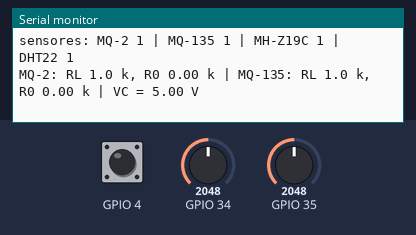
Simulated run of this sketch. Board: ESP32. Parts: the last lines printed to the serial monitor. The inputs (shaded band) are chosen by the test bench; at power-on: GPIO 34 = 2048, GPIO 35 = 2048, GPIO 4 HIGH.

Above: at 1.2 s.
1.3 s: GPIO 34 set to 3603
4.3 s: GPIO 35 set to 3603
At 6.2 s:
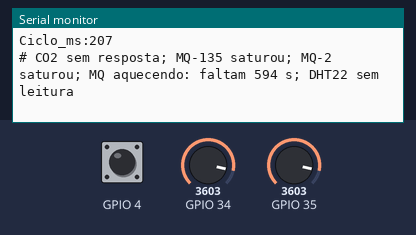
6.7 s: GPIO 34 set to 2866
9.7 s: GPIO 35 set to 2866
At 11.3 s:
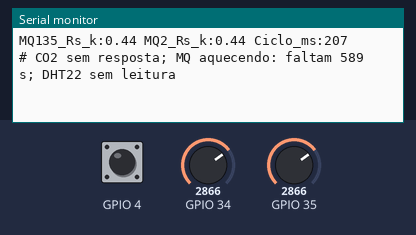
11.7 s: GPIO 34 set to 4095
14.7 s: GPIO 35 set to 80
At 16.2 s:
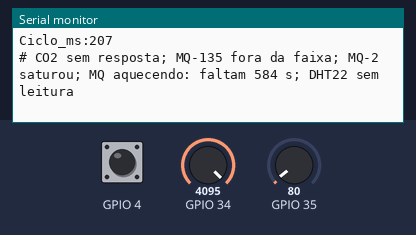

Measured:
- after the input at 4.3 s, the serial monitor: prints a new line after 0.91 s (image 1)
- after the input at 9.7 s, the serial monitor: prints a new line after 0.51 s (image 2)
- after the input at 14.7 s, the serial monitor: prints a new line after 0.51 s (image 3)

The sketch:

m5a_monitor_celular.ino
```cpp
/*
  Guia de montagem do monitor de ar - Etapa 5A: os quatro sensores no mesmo ESP32, no celular
  Placa: DOIT ESP32 DEVKIT V1 (30 pinos)    Bibliotecas: nenhuma extra
  Arquivos extras na mesma pasta: sensores_ar.h, monitor_wifi.h, pagina_web.h

  O ESP32 cria a propria rede Wi-Fi (modo ponto de acesso). Sem roteador e sem servidor:
     celular -> Wi-Fi "Ar-Monitor" (senha 12345678) -> navegador -> http://192.168.4.1
     dados brutos em JSON:                                     http://192.168.4.1/dados

  Ligacoes, sensores usados e calibracao: tudo no sensores_ar.h.

  Para que serve esta etapa:
   1. Conferir a montagem completa com a fonte de 5 V, antes de depender da rede.
   2. Medir o R0 dos dois MQ NESTA montagem: com R0 = 0, a pagina mostra o Rs de cada um e o
      Monitor Serial (115200) escreve a media de 5 minutos. Em ar limpo, essa media e o R0.
   3. Medir quanto tempo leva uma rodada de leituras (item "Ciclo", em ms).
  O zero do MH-Z19C com a fonte definitiva e feito com o sketch m3a_co2_celular (Parte 3),
  gravado nesta mesma montagem: os pinos sao os mesmos.
*/
#include "sensores_ar.h"
#include "monitor_wifi.h"

// ------------------------------------------------------------------ ajustes
const unsigned long INTERVALO_MS = 5000;         // uma rodada a cada 5 s (no m5b: 10 s)
const int CO2_ALERTA_PPM = 1000;                 // ANVISA RE 9/2003
const float MQ2_ALERTA = 0.50, MQ135_ALERTA = 0.70;   // Rs/R0 (referencias do curso)
const int LEITURAS_POR_MEDIA = 60;               // 60 x 5 s = 5 min
// ---------------------------------------------------------------------------

unsigned long ultima = 0;
uint32_t cicloMaxMs = 0;
int ultimoCO2 = 0;                               // mantem o valor principal se uma leitura falhar
double somaRs2 = 0, somaRs135 = 0;
int nRs2 = 0, nRs135 = 0, nMedia = 0;

// acrescenta um item ao JSON da pagina
void junta(String &itens, const String &novo) {
  if (itens.length()) itens += ",";
  itens += novo;
}
// acrescenta um aviso a mensagem da pagina
void avisa(String &msg, const String &novo) {
  if (msg.length()) msg += "; ";
  msg += novo;
}

// item de um MQ: Rs/R0 se o R0 ja foi medido, senao o Rs; devolve true se ha gas
bool itemMq(String &itens, String &msg, const char* nome, float rs, uint32_t mv,
            float r0, float limiar) {
  if (isnan(rs)) {
    junta(itens, item((String(nome) + " pino").c_str(), mv, "mV"));
    avisa(msg, String(nome) + (mv > MAIOR_MV ? " saturou" : " fora da faixa"));
    return mv > MAIOR_MV;
  }
  if (r0 <= 0 || !mqAquecidos()) {
    junta(itens, item((String(nome) + " Rs").c_str(), rs, "kOhm"));
    return false;
  }
  float razao = rs / r0;
  junta(itens, item(nome, razao, "Rs/R0"));
  if (razao < limiar) avisa(msg, String(nome) + ": gas ou ar alterado");
  return razao < limiar;
}

void setup() {
  Serial.begin(115200);
  sensoresIniciar();
  monitorIniciar("Ar-Monitor");
  Serial.printf("partida: %s\n", motivoDaPartida());
  Serial.printf("sensores: MQ-2 %d | MQ-135 %d | MH-Z19C %d | DHT22 %d\n",
                USAR_MQ2, USAR_MQ135, USAR_CO2, USAR_DHT22);
  Serial.printf("MQ-2: RL %.1f k, R0 %.2f k | MQ-135: RL %.1f k, R0 %.2f k | VC = %.2f V\n",
                RL_MQ2_KOHM, R0_MQ2_KOHM, RL_MQ135_KOHM, R0_MQ135_KOHM, TENSAO_DOS_MQ);
}

void loop() {
  monitorAtender();
  if (millis() - ultima < INTERVALO_MS) return;
  ultima = millis();

  LeituraAr l = lerSensores();
  if (l.duracaoMs > cicloMaxMs) cicloMaxMs = l.duracaoMs;
  String itens, msg, linha;
  bool alerta = false;

#if USAR_CO2
  if (l.co2 <= 0) {                      // falhou: o valor principal fica no ultimo CO2 lido
    junta(itens, item("CO2", ultimoCO2, "ppm"));
    avisa(msg, "CO2 sem resposta");
    alerta = true;
  } else {
    ultimoCO2 = l.co2;
    junta(itens, item("CO2", l.co2, "ppm"));
    linha += "CO2_ppm:" + String(l.co2) + " ";
    if (!co2Aquecido()) avisa(msg, "CO2 aquecendo");
    else if (l.co2 >= FAIXA_CO2_PPM) { avisa(msg, "CO2 no fundo de escala"); alerta = true; }
    else if (l.co2 > CO2_ALERTA_PPM) { avisa(msg, "CO2 alto: ventile"); alerta = true; }
  }
#endif
#if USAR_MQ135
  alerta |= itemMq(itens, msg, "MQ-135", l.rsMq135, l.mvMq135, R0_MQ135_KOHM, MQ135_ALERTA);
  if (!isnan(l.rsMq135)) linha += "MQ135_Rs_k:" + String(l.rsMq135, 2) + " ";
#endif
#if USAR_MQ2
  alerta |= itemMq(itens, msg, "MQ-2", l.rsMq2, l.mvMq2, R0_MQ2_KOHM, MQ2_ALERTA);
  if (!isnan(l.rsMq2)) linha += "MQ2_Rs_k:" + String(l.rsMq2, 2) + " ";
#endif
#if USAR_MQ2 || USAR_MQ135
  if (!mqAquecidos())
    avisa(msg, "MQ aquecendo: faltam " + String((PREAQUECIMENTO_MQ_MS - millis()) / 1000) + " s");
#endif
#if USAR_DHT22
  if (isnan(l.temperatura)) { avisa(msg, "DHT22 sem leitura"); alerta = true; }
  else {
    junta(itens, item("Temperatura", l.temperatura, "C"));
    junta(itens, item("Umidade", l.umidade, "%"));
    linha += "Temp_C:" + String(l.temperatura, 1) + " Umid_%:" + String(l.umidade, 1) + " ";
  }
#endif
  junta(itens, item("Ciclo", l.duracaoMs, "ms"));
  junta(itens, item("Ciclo maximo", cicloMaxMs, "ms"));
  linha += "Ciclo_ms:" + String(l.duracaoMs);
  Serial.println(linha);                 // linha "nome:valor" para o Plotter Serial
  if (msg.length()) Serial.println("# " + msg);
  monitorPublicar(jsonMonitor("Monitor de ar - 4 sensores", itens, alerta,
                              msg.length() ? msg : "tudo normal"));

  // media de 5 min dos Rs, depois do aquecimento: em ar limpo, e o R0 de cada MQ
#if USAR_MQ2 || USAR_MQ135
  if (mqAquecidos()) {
    if (!isnan(l.rsMq2)) { somaRs2 += l.rsMq2; nRs2++; }
    if (!isnan(l.rsMq135)) { somaRs135 += l.rsMq135; nRs135++; }
    if (++nMedia >= LEITURAS_POR_MEDIA) {
      Serial.printf("# media de 5 min: Rs MQ-2 = %.2f k (%d leituras) | Rs MQ-135 = %.2f k (%d)\n",
                    nRs2 ? somaRs2 / nRs2 : 0.0, nRs2,
                    nRs135 ? somaRs135 / nRs135 : 0.0, nRs135);
      Serial.println("#   em ar limpo, com os sensores estabilizados, esses valores sao os R0");
      somaRs2 = somaRs135 = 0; nRs2 = nRs135 = nMedia = 0;
    }
  }
#endif
}
```

monitor_wifi.h
```cpp
/*
  monitor_wifi.h - servidor web comum (ESP32). Copie junto com pagina_web.h para a pasta do sketch.

  Uso no sketch:
     #include "monitor_wifi.h"
     void setup() { ... monitorIniciar("Sensor-DS18B20"); }
     void loop()  { monitorAtender(); ...; monitorPublicar(json); }
  monitorPublicar recebe o JSON pronto (veja pagina_web.h). A pagina fica em http://192.168.4.1
*/
#pragma once
#include <WiFi.h>
#include <WebServer.h>
#include "pagina_web.h"

static WebServer _servidor(80);
static String _ultimoJson = "{\"titulo\":\"aguardando\",\"itens\":[{\"n\":\"-\",\"v\":0,\"u\":\"\"}],\"alerta\":false,\"msg\":\"\"}";

static void _rotaPagina() { _servidor.send_P(200, "text/html; charset=utf-8", PAGINA_HTML); }
static void _rotaDados()  { _servidor.send(200, "application/json", _ultimoJson); }

void monitorIniciar(const char* nomeRede, const char* senha = "12345678") {
  WiFi.softAP(nomeRede, senha);
  Serial.print("Rede Wi-Fi: "); Serial.print(nomeRede); Serial.print("  senha: "); Serial.print(senha);
  Serial.print("  ->  abra http://"); Serial.println(WiFi.softAPIP());
  _servidor.on("/", _rotaPagina);
  _servidor.on("/dados", _rotaDados);
  _servidor.begin();
}
void monitorAtender() { _servidor.handleClient(); }
void monitorPublicar(const String& json) { _ultimoJson = json; }

// ajuda para montar o JSON:  item("Temperatura", 24.5, "C")
String item(const char* nome, float valor, const char* unidade) {
  if (isnan(valor)) valor = 0;
  return "{\"n\":\"" + String(nome) + "\",\"v\":" + String(valor, 2) + ",\"u\":\"" + String(unidade) + "\"}";
}
String jsonMonitor(const char* titulo, const String& itens, bool alerta, const String& msg = "") {
  return "{\"titulo\":\"" + String(titulo) + "\",\"itens\":[" + itens + "],\"alerta\":" + (alerta ? "true" : "false") + ",\"msg\":\"" + msg + "\"}";
}
```

pagina_web.h
```cpp
/*
  pagina_web.h - pagina HTML comum a todos os monitores Wi-Fi desta sequencia (ESP32).
  Copie este arquivo para a pasta de cada sketch ESP32 (a IDE abre como uma aba).

  A pagina pede /dados a cada 2 s. O sketch responde um JSON com uma lista de grandezas:
    {"titulo":"DS18B20","itens":[{"n":"Temperatura","v":24.5,"u":"C"},...],"alerta":false}
  O primeiro item vira o grafico (ultimos 120 pontos).
*/
#pragma once

const char PAGINA_HTML[] PROGMEM = R"HTML(
<!DOCTYPE html><html lang="pt-br"><head><meta charset="utf-8"><meta name="viewport" content="width=device-width,initial-scale=1">
<title>Monitor ESP32</title>
<style>
 body{font-family:sans-serif;background:#111;color:#eee;margin:0;padding:14px;text-align:center}
 .card{background:#222;border-radius:12px;padding:14px;margin:10px auto;max-width:520px}
 .grande{font-size:2.6em;font-weight:bold} .u{font-size:.5em;color:#aaa}
 .itens{display:flex;flex-wrap:wrap;justify-content:center;gap:10px}
 .item{background:#333;border-radius:8px;padding:8px 12px;min-width:110px}
 .item b{display:block;font-size:1.3em}
 #alerta{padding:8px;border-radius:8px;margin-top:8px} .ok{background:#2a2} .al{background:#c22;animation:p 1s infinite}
 @keyframes p{50%{opacity:.4}} canvas{width:100%;height:200px;background:#000;border-radius:8px}
</style></head><body>
<h2 id="titulo">Monitor</h2>
<div class="card"><div class="grande" id="principal">--</div><div id="alerta" class="ok">normal</div></div>
<div class="card"><div class="itens" id="itens"></div></div>
<div class="card"><canvas id="g" width="500" height="200"></canvas><p id="legenda">ultimas leituras</p></div>
<script>
 // inteiros para contagens, ppm, ms e s; 2 casas para Rs/R0; 1 casa para o resto (C, %, kOhm)
 const fmt=(v,u)=>(u===''||u==='ppm'||u==='ms'||u==='s')?String(Math.round(v)):v.toFixed(u==='Rs/R0'?2:1);
 let nome='';const hist=[]; const c=document.getElementById('g').getContext('2d');
 function desenha(){const W=500,H=200;c.clearRect(0,0,W,H);if(hist.length<2)return;
   const mn=Math.min(...hist),mx=Math.max(...hist),f=(mx-mn)||1;
   c.strokeStyle='#4af';c.lineWidth=2;c.beginPath();
   hist.forEach((v,i)=>{const x=i/119*W,y=H-8-(v-mn)/f*(H-16);i?c.lineTo(x,y):c.moveTo(x,y)});c.stroke();
   c.fillStyle='#888';c.font='12px sans-serif';c.fillText(mx.toFixed(1),4,12);c.fillText(mn.toFixed(1),4,H-4);}
 async function tick(){try{const d=await (await fetch('/dados')).json();
   document.getElementById('titulo').textContent=d.titulo;
   const p=d.itens[0];document.getElementById('principal').innerHTML=fmt(p.v,p.u)+' <span class="u">'+p.u+'</span>';
   document.getElementById('itens').innerHTML=d.itens.slice(1).map(i=>'<div class="item">'+i.n+'<b>'+fmt(i.v,i.u)+' '+i.u+'</b></div>').join('');
   const a=document.getElementById('alerta');a.textContent=d.alerta?'ALERTA: '+d.msg:(d.msg||'normal');a.className=d.alerta?'al':'ok';
   document.getElementById('legenda').textContent=p.n+' - ultimas '+hist.length+' leituras';
   if(p.n!==nome){nome=p.n;hist.length=0;}   // mudou a grandeza principal: recomeca o grafico
   hist.push(p.v);if(hist.length>120)hist.shift();desenha();}catch(e){}}
 setInterval(tick,2000);tick();
</script></body></html>
)HTML";
```

Source omitted: sensores_ar.h (9346 bytes)
